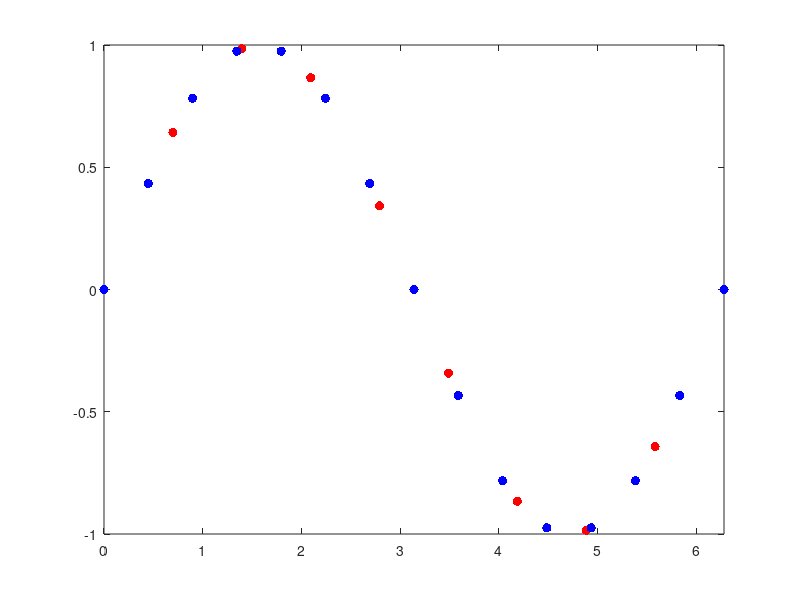

MATLAB code to generate this figure:
% subplot(2,1,1)
% x1 = linspace(0,2*pi,1000)
% plot(x1,sin(x1),'r-')
% xlim([0,2*pi])
% hold on
xx1 = linspace(0,2*pi,10)
plot(xx1,sin(xx1),'r.','markersize',20)
xlim([0,2*pi])
hold on
% subplot(2,1,2)
% x2 = linspace(0,2*pi,1000)
% plot(x2,sin(x2),'b-')
% xlim([0,2*pi])
% hold on
xx2 = linspace(0,2*pi,15)
plot(xx2,sin(xx2),'b.','markersize',20)
xlim([0,2*pi])
hold on



% a1 = [sin(2*pi/10*1),sin(2*pi/10*2),sin(2*pi/10*4),sin(2*pi/10*5),sin(2*pi/10*7),sin(2*pi/10*9)] 
% 
% b1 = [sin(2*pi/15*2),sin(2*pi/15*4),sin(2*pi/15*6),sin(2*pi/15*8),sin(2*pi/15*11),sin(2*pi/15*13)] 
% 
% lin = linspace(1,6,6)
% 
% plot(lin,a1,'r.',lin,b1,'b.','markersize',20)
% xlim([0,2*pi])
% hold on
% plot(lin,a1,'r-',lin,b1,'b-')
% xlim([0,2*pi])
% hold on
% for i = 1:length(a1)
%     plot(lin(i),a1(i),'k-')
% end
